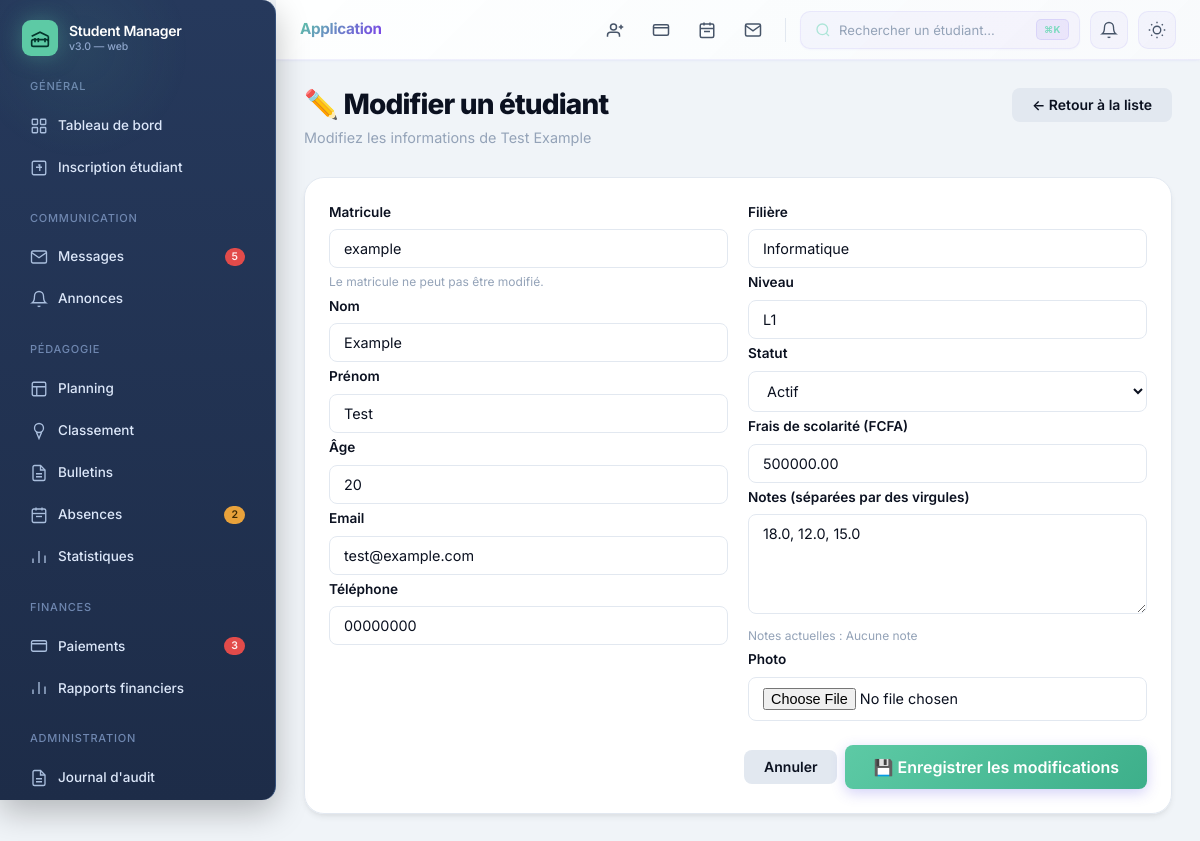
/edit/example/ (signed in), run on the app's committed database.
### students/models.py (models this page shows, shortened)
class Student(models.Model):
    STATUS_CHOICES = [
        ('Actif', 'Actif'),
        ('Suspendu', 'Suspendu'),
    ]
    matricule = models.CharField(max_length=50, primary_key=True)
    nom = models.CharField(max_length=100)
    prenom = models.CharField(max_length=100)
    age = models.IntegerField()
    photo = models.ImageField(upload_to='photos/', blank=True, null=True)
    date_ajout = models.DateTimeField(default=timezone.now)
    email = models.EmailField(blank=True, null=True)
    telephone = models.CharField(max_length=20, blank=True, null=True)
    statut = models.CharField(max_length=20, choices=STATUS_CHOICES, default='Actif')
    filiere = models.CharField(max_length=100, blank=True, null=True)
    niveau = models.CharField(max_length=10, blank=True, null=True)
    frais_scolarite = models.DecimalField(max_digits=12, decimal_places=2, default=500000.00)
    class Meta:
        db_table = 'etudiants'
        ordering = ['-matricule']

### students/views.py (the view)
# urls.py: path('edit/<str:matricule>/', views.edit_student, name='edit_student'),
@login_required
def edit_student(request, matricule):
    student = get_object_or_404(Student, matricule=matricule)
    if request.method == 'POST':
        form = StudentForm(request.POST, request.FILES)
        if form.is_valid():
            notes_values = parse_notes(form.cleaned_data.get('note_str', ''))
            student.nom = form.cleaned_data['nom']
            student.prenom = form.cleaned_data['prenom']
            student.age = form.cleaned_data['age']
            student.notes.all().delete()
            for val in notes_values:
                Note.objects.create(student=student, valeur=val)
            student.email = form.cleaned_data['email']
            student.telephone = form.cleaned_data['telephone']
            student.statut = form.cleaned_data['statut']
            student.filiere = form.cleaned_data['filiere']
            student.niveau = form.cleaned_data['niveau']
            student.frais_scolarite = form.cleaned_data['frais_scolarite'] or 0.0
            if 'photo' in request.FILES:
                student.photo = request.FILES['photo']
            student.save()
            Log.objects.create(username=request.user.username, event='STUDENT_UPDATE',
                               details=f"Modification: {form.cleaned_data['nom']} {form.cleaned_data['prenom']} ({matricule})")
            messages.success(request, 'Étudiant modifié.')
            return redirect('index')
    else:
        notes_list = [float(n.valeur) for n in student.notes.all()]
        initial_notes = ', '.join(str(round(n, 2)) for n in notes_list)
        form = StudentForm(initial={
            'matricule': student.matricule, 'nom': student.nom, 'prenom': student.prenom,
            'age': student.age, 'note_str': initial_notes, 'filiere': student.filiere,
            'niveau': student.niveau, 'email': student.email, 'telephone': student.telephone,
            'statut': student.statut, 'frais_scolarite': student.frais_scolarite,
        })
        form.fields['matricule'].disabled = True
    return render(request, 'students/edit_student.html', {'form': form, 'student': student})

### students/forms.py (shortened to what this page needs)
class StudentForm(forms.ModelForm):
    note_str = forms.CharField(
        label="Notes (séparées par des virgules)",
        help_text="Ex: 12, 15.5, 18",
        required=False,
        widget=forms.Textarea(attrs={'rows': 3, 'placeholder': '12, 15.5, 18'})
    )
    class Meta:
        model = Student
        fields = [
            'matricule', 'nom', 'prenom', 'age', 'photo',
            'email', 'telephone', 'statut', 'filiere', 'niveau',
            'frais_scolarite', 'note_str'
        ]

### students/context_processors.py (called while the page is built)
def notifications(request):
    if request.user.is_authenticated:
        try:
            current_user = CustomUser.objects.get(username=request.user.username)
            notifications_non_lues = Notification.objects.filter(
                destinataire=current_user, lu=False
            ).count()
        except CustomUser.DoesNotExist:
            notifications_non_lues = 0
    else:
        notifications_non_lues = 0
    return {
        'notifications_non_lues': notifications_non_lues,
    }

### templates/students/edit_student.html (shortened to what this page needs)
{% extends 'base.html' %}
{% block content %}
<div class="page-header">
  <div>
    <h1 class="page-title">✏️ Modifier un étudiant</h1>
    <div class="page-subtitle">Modifiez les informations de {{ student.prenom }} {{ student.nom }}</div>
  </div>
  <div class="action-row">
    <a class="btn btn-secondary" href="{% url 'index' %}">← Retour à la liste</a>
  </div>
</div>
<div class="card">
  <form method="post" enctype="multipart/form-data">
    <div class="form-grid">
      <div>
        <div class="form-group">
          <label for="{{ form.matricule.id_for_label }}">Matricule</label>
          {{ form.matricule }}
          <div class="form-help">Le matricule ne peut pas être modifié.</div>
        </div>
        <div class="form-group">
          <label for="{{ form.nom.id_for_label }}">Nom</label>
          {{ form.nom }}
        </div>
        <div class="form-group">
          <label for="{{ form.prenom.id_for_label }}">Prénom</label>
          {{ form.prenom }}
        </div>
        <div class="form-group">
          <label for="{{ form.age.id_for_label }}">Âge</label>
          {{ form.age }}
        </div>
        <div class="form-group">
          <label for="{{ form.email.id_for_label }}">Email</label>
          {{ form.email }}
        </div>
        <div class="form-group">
          <label for="{{ form.telephone.id_for_label }}">Téléphone</label>
          {{ form.telephone }}
        </div>
      </div>
      <div>
        <div class="form-group">
          <label for="{{ form.filiere.id_for_label }}">Filière</label>
          {{ form.filiere }}
        </div>
        <div class="form-group">
          <label for="{{ form.niveau.id_for_label }}">Niveau</label>
          {{ form.niveau }}
        </div>
        <div class="form-group">
          <label for="{{ form.statut.id_for_label }}">Statut</label>
          {{ form.statut }}
        </div>
        <div class="form-group">
          <label for="{{ form.frais_scolarite.id_for_label }}">Frais de scolarité (FCFA)</label>
          {{ form.frais_scolarite }}
        </div>
        <div class="form-group">
          <label for="{{ form.note_str.id_for_label }}">Notes (séparées par des virgules)</label>
          {{ form.note_str }}
          <div class="form-help">
            Notes actuelles :
            {% if student.note %}
              {{ student.note }}
            {% else %}
              Aucune note
            {% endif %}
          </div>
        </div>
        <div class="form-group">
          <label for="{{ form.photo.id_for_label }}">Photo</label>
          {{ form.photo }}
        </div>
      </div>
    </div>
    <div class="action-row" style="margin-top:20px; justify-content:flex-end;">
      <a class="btn btn-secondary" href="{% url 'index' %}">Annuler</a>
      <button class="btn btn-primary btn-lg" type="submit">💾 Enregistrer les modifications</button>
    </div>
  </form>
</div>
{% endblock %}

### data on the page
Student: prenom "Test", nom "Example", matricule "example", email "test@example.com", telephone "00000000", filiere "Informatique", niveau "L1"
